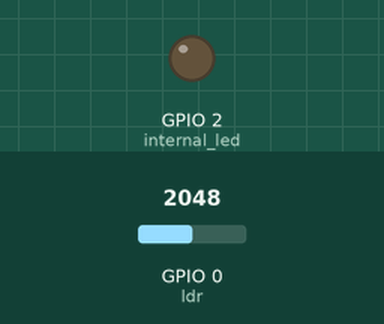
Bench run of a program on a simulated ESP32 board running MicroPython. Shown: output pins drawn as LEDs (lit = HIGH). The inputs (shaded band) are chosen by the test bench; at power-on: GPIO 0 (ldr) = 2048 (analog values on the 0–4095 scale). The clock reads 2024-03-15 10:24:30 at power-on unless the program sets it; library files of the repository ran but are not shown: __init__.py; what the program prints to the serial console is not drawn.

Above: at 1.2 s.
1.3 s: GPIO 0 (ldr) set to 568
2.8 s: GPIO 0 (ldr) set to 470
At 4.2 s:
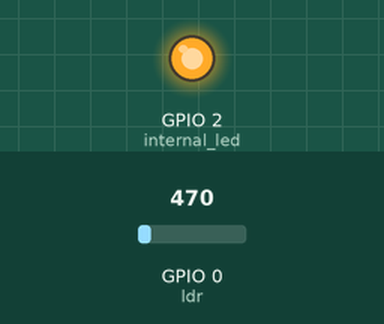
4.5 s: GPIO 0 (ldr) set to 1064
At 5.4 s:
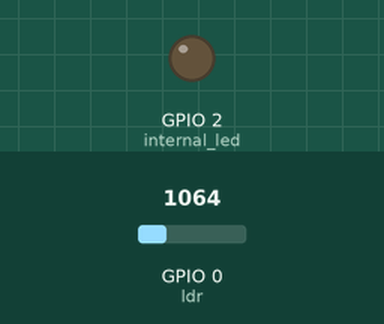
6.0 s: GPIO 0 (ldr) set to 491
At 6.5 s:
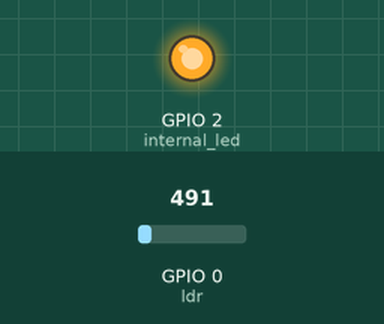
Timing chart, 0 to 8.5 s (numbered marks = the images above; inputs shaded):
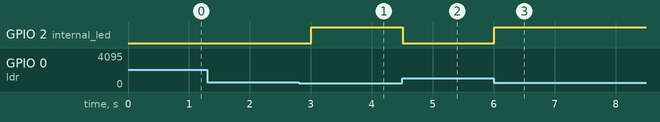

The program:

main.py
```python
import time
import time

import config

import util.log as log
import util.wifi as wifi
from sketch import loop, setup

# This here is just a naive way of making the console output not appear together with
# the gibberish that shows up when the board boots
print('')
print('')
print('')

if config.WIFI_ENABLED:
  log.debug('Connecting wifi')
  wifi.connect()

log.debug('Running `setup()`')
setup()

_starttime = time.time()
while True:
  log.debug('Running `loop()`')
  loop()

  time.sleep(config.LOOP_DELAY - ((time.time() - _starttime) % config.LOOP_DELAY))
```

config.py
```python
LOG_LEVEL = 'INFO'
LOG_NAME = 'ESP8266'

LOOP_DELAY = 0.5

WIFI_ENABLED = False
WIFI_SSID = 'Lisa'
WIFI_PASS = 'smilingplanet060'
```

log.py
```python
import ulogging

import config

_level_dict = {
  'CRITICAL': ulogging.CRITICAL,
  'ERROR': ulogging.ERROR,
  'WARNING': ulogging.WARNING,
  'INFO': ulogging.INFO,
  'DEBUG': ulogging.DEBUG,
}

_logger = ulogging.getLogger(config.LOG_NAME)
_logger.setLevel(_level_dict[config.LOG_LEVEL])

def log(level, msg, *args):
  _logger.log(level, msg, *args)

def debug(msg, *args):
  _logger.debug(msg, *args)

def info(msg, *args):
  _logger.info(msg, *args)

def warning(msg, *args):
  _logger.warning(msg, *args)

def error(msg, *args):
  _logger.error(msg, *args)

def critical(msg, *args):
  _logger.critical(msg, *args)

def exc(e, msg, *args):
  _logger.exc(e, msg, *args)

def exception(msg, *args):
  _logger.exception(msg, *args)
```

wifi.py
```python
import network

import config

_station = None
_station = network.WLAN(network.STA_IF)

def connect():
  global _station

  if not _station.isconnected():
    _station.active(True)
    _station.connect(config.WIFI_SSID, config.WIFI_PASS)

    while not _station.isconnected():
      pass

def get_station():
  return _station
```

sketch.py
```python
import pins
import util.log as log
from components import LDR, LED

ldr_sensor = None
led_diode = None

def setup():
  global ldr_sensor, led_diode

  ldr_sensor = LDR(pins.ldr, min_value=0, max_value=1024)
  led_diode = LED(pins.internal_led)

def loop():
  light_value = ldr_sensor.value()
  log.info(f'Light value: {light_value:.4f}')

  if light_value < 0.5:
    led_diode.off()
  else:
    led_diode.on()
```

pins.py
```python
from machine import Pin

internal_led = Pin(2, Pin.OUT)

ldr = Pin(0, Pin.IN)
```

ldr.py
```python
from machine import ADC, Pin

from util.pin import pin_id

class LDR:
  def __init__(self, pin, min_value=0, max_value=1024):
    if min_value >= max_value:
      raise Exception('Min value is greater or equal to max value')

    # initialize ADC (analog to digital conversion)
    if isinstance(pin, int):
      self.adc = ADC(pin)
    elif isinstance(pin, Pin):
      self.adc = ADC(pin_id(pin))
    else:
      raise Exception('Couldn\'t get pin ID')

    # Only for ESP32
    # self.adc.atten(ADC.ATTN_11DB)

    self.min_value = min_value
    self.max_value = max_value

  def read(self):
    return self.adc.read()

  def value(self):
    in_min = self.min_value
    in_max = self.max_value

    out_min = 0.0
    out_max = 1.0

    x_analog = self.read()
    x_mapped = (x_analog - in_min) * (out_max - out_min) / (in_max - in_min) + out_min

    return 1 - x_mapped
```

led.py
```python
class LED:
  def __init__(self, pin):
    self.pin = pin

  def on(self):
    self.pin.on()

  def off(self):
    self.pin.off()

  def toggle(self):
    self.pin.toggle()
```

pin.py
```python
from machine import Pin

def pin_id(pin: Pin) -> int:
  id_str = str(pin)[4:-1].rstrip(",")
  id_int = int(id_str)

  return id_int
```

Measured:
- the behaviour switches between 513 and 512 on GPIO 0 (ldr) (found by bisection; images 0 and 1)
- after the input at 1.3 s, every drawn part: stays the same
- after the input at 2.8 s, GPIO 2 (internal_led): LOW → HIGH after 0.21 s
- after the input at 4.5 s, GPIO 2 (internal_led): HIGH → LOW at once
- after the input at 6.0 s, GPIO 2 (internal_led): LOW → HIGH at once
